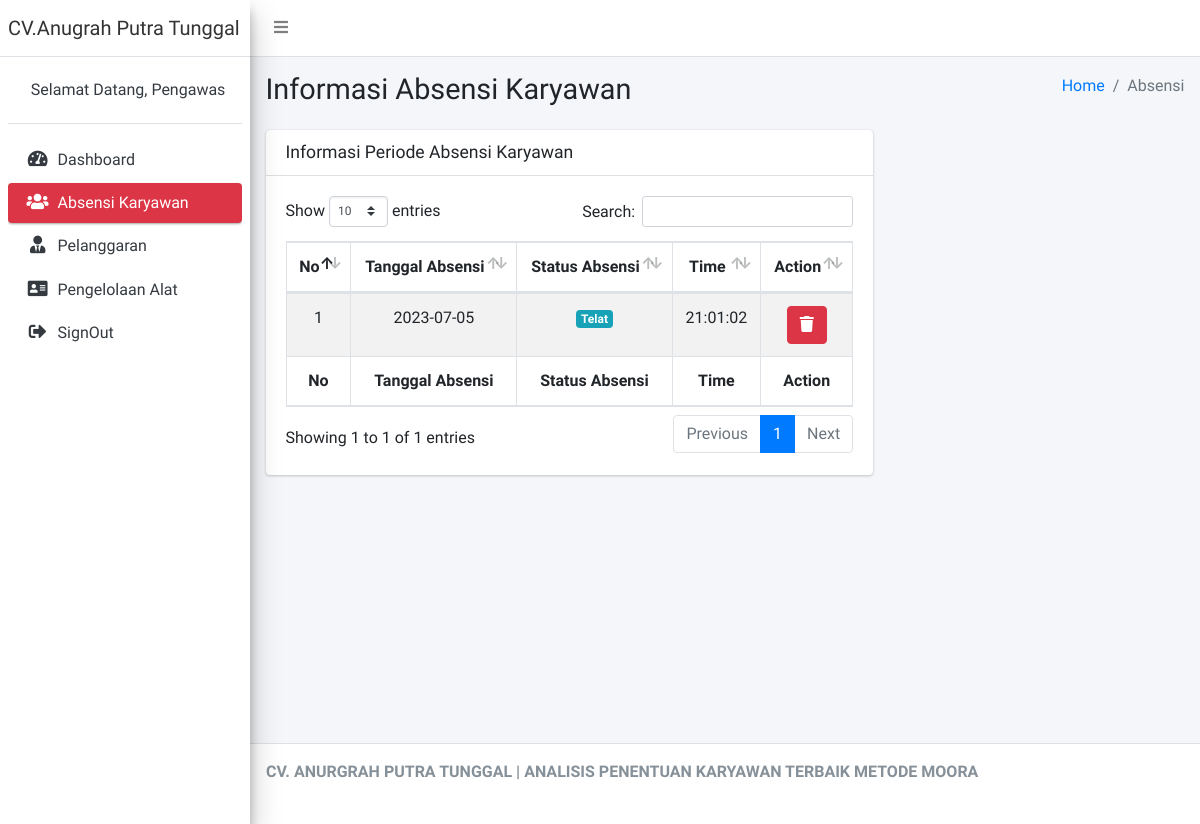
The app's page /Pengawas/cAbsensi/rincian/07/2023/2 (signed in), older data.
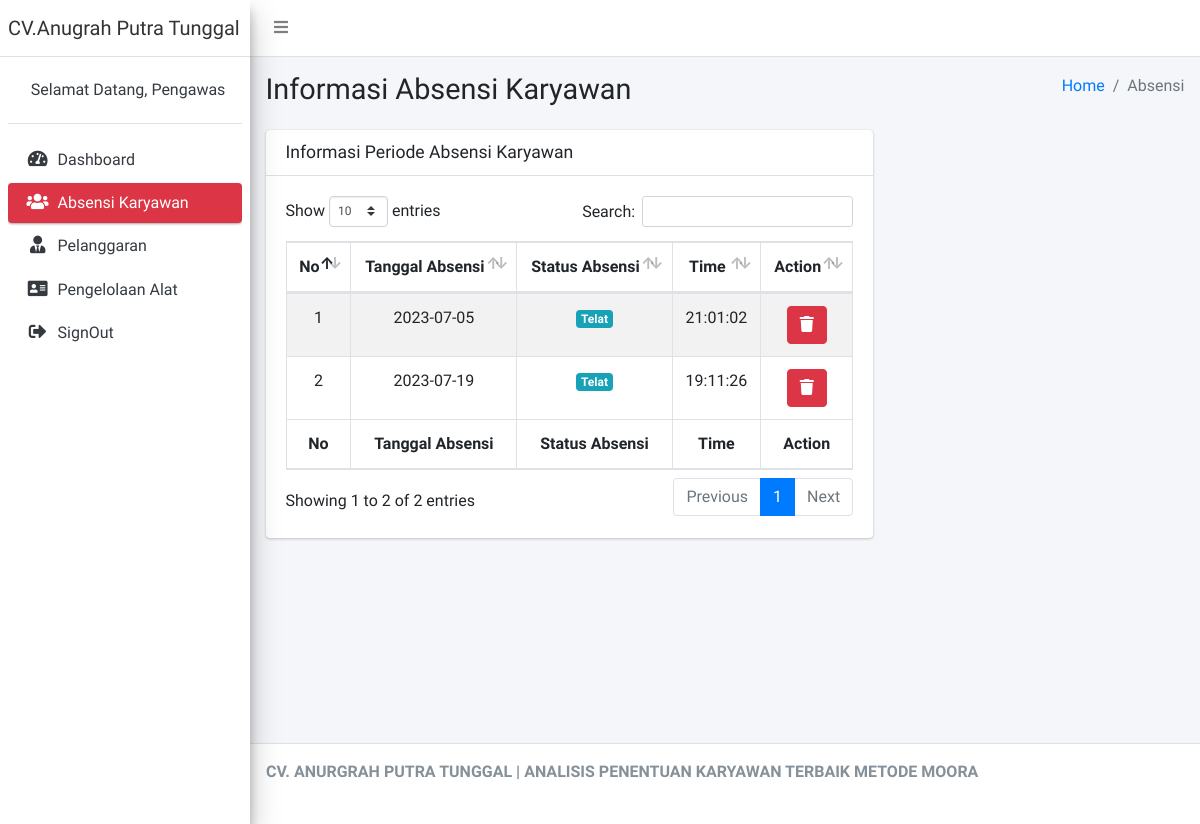
The same page, newer data.
### tables this page shows
CREATE TABLE `tbl_absensi` (
  `id_absensi` int(11) NOT NULL,
  `id_karyawan` int(11) NOT NULL,
  `tgl_absensi` varchar(15) NOT NULL,
  `stat_absensi` int(11) NOT NULL,
  `time` time NOT NULL
);

### application/controllers/Pengawas/cAbsensi.php (called while the page is built, shortened)
<?php
class cAbsensi extends CI_Controller
{
	public function __construct()
	{
		$this->load->model('mAbsensi');
	}
	public function rincian($bulan, $tahun, $id_karyawan)
	{
		$data = array(
			'bulan' => $bulan,
			'tahun' => $tahun,
			'id_karyawan' => $id_karyawan,
			'view_absensi' => $this->mAbsensi->rincian($bulan, $tahun, $id_karyawan)
		);
		$this->load->view('Pengawas/Layout/head');
		$this->load->view('Pengawas/Layout/aside');
		$this->load->view('Pengawas/vRincianAbsensi', $data);
		$this->load->view('Pengawas/Layout/footer');
	}
}

### index.php (called while the page is built, shortened)
<?php
require_once BASEPATH.'core/CodeIgniter.php';

### application/models/mAbsensi.php (called while the page is built, shortened)
<?php
class mAbsensi extends CI_Model
{
	public function rincian($bulan, $tahun, $id_karyawan)
	{
		return $this->db->query("SELECT TIME(time) as waktu, tgl_absensi, id_karyawan, stat_absensi, time, id_absensi FROM `tbl_absensi` WHERE MONTH(tgl_absensi) = '" . $bulan . "' AND YEAR(tgl_absensi) = '" . $tahun . "' AND id_karyawan='" . $id_karyawan . "'")->result();
	}
}

### application/views/Pengawas/vRincianAbsensi.php (the view, shortened to what this page needs)
<div class="content-wrapper">
	<section class="content-header">
		<div class="container-fluid">
			<div class="row mb-2">
				<div class="col-sm-6">
					<h1>Informasi Absensi Karyawan</h1>
				</div>
				<div class="col-sm-6">
					<ol class="breadcrumb float-sm-right">
						<li class="breadcrumb-item"><a href="#">Home</a></li>
						<li class="breadcrumb-item active">Absensi</li>
					</ol>
				</div>
			</div>
		</div>
	</section>
	<section class="content">
		<div class="container-fluid">
			<div class="row">
				<div class="col-8  ">
					<div class="card">
						<div class="card-header">
							<h3 class="card-title">Informasi Periode Absensi Karyawan</h3>
						</div>
						<div class="card-body">
							<table id="example1" class="table table-bordered table-striped">
								<thead>
									<tr>
										<th class="text-center">No</th>
										<th class="text-center">Tanggal Absensi</th>
										<th class="text-center">Status Absensi</th>
										<th class="text-center">Time</th>
										<th class="text-center">Action</th>
									</tr>
								</thead>
								<tbody>
									<?php
									$no = 1;
									foreach ($view_absensi as $key => $value) {
									?>
										<tr>
											<td class="text-center"><?= $no++ ?></td>
											<td class="text-center"><?= $value->tgl_absensi ?></td>
											<td class="text-center">
												<?php
												if ($value->stat_absensi == '1') {
												?>
													<span class="badge badge-success">Hadir</span>
												<?php
												} else if ($value->stat_absensi == '2') {
												?>
													<span class="badge badge-danger">Alfa</span>
												<?php
												} else if ($value->stat_absensi == '3') {
												?>
													<span class="badge badge-warning">Sakit</span>
												<?php
												} else if ($value->stat_absensi == '9') {
												?>
													<span class="badge badge-info">Telat</span>
												<?php
												}
												?>
											</td>
											<td class="text-center"><?= $value->time ?></td>
											<td class="text-center">
												<div class="btn-group">
													<a href="<?= base_url('Pengawas/cAbsensi/delete/' . $bulan . '/' . $tahun . '/' . $id_karyawan . '/' . $value->id_absensi) ?>" class="btn btn-danger"><i class="fas fa-trash"></i></a>
												</div>
											</td>
										</tr>
									<?php
									}
									?>
								</tbody>
								<tfoot>
									<tr>
										<th class="text-center">No</th>
										<th class="text-center">Tanggal Absensi</th>
										<th class="text-center">Status Absensi</th>
										<th class="text-center">Time</th>
										<th class="text-center">Action</th>
									</tr>
								</tfoot>
							</table>
						</div>
					</div>
				</div>
			</div>
		</div>
	</section>
</div>

Row changes from the older to the newer data that the page shows:
added tbl_absensi: tgl_absensi "2023-07-19", stat_absensi "Telat", time "19:11:26"
Text that changed along with them:
text written by a page script: "Show entries Search: Showing 1 to 1 of 1 entries Previous 1 Next" → "Show entries Search: Showing 1 to 2 of 2 entries Previous 1 Next"
